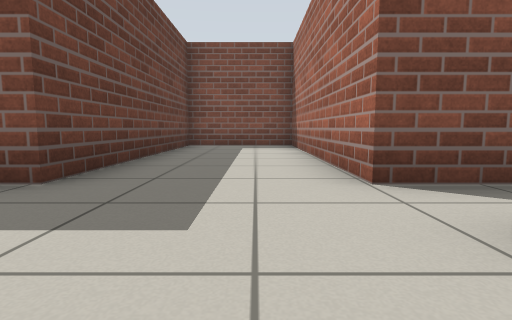
[1] (above)

21 first-person views from a walk through a world built for the Gazebo simulator. The camera is 0.5 m above the floor, tilts 6° down and sees 80° across. The floor is counted in squares, 1 m on a side. Each view is taken from the middle of a square. On the plan, view 1 faces up. The plan holds only what a view shows up to about 9 squares ahead; the rest is blank.

[2]
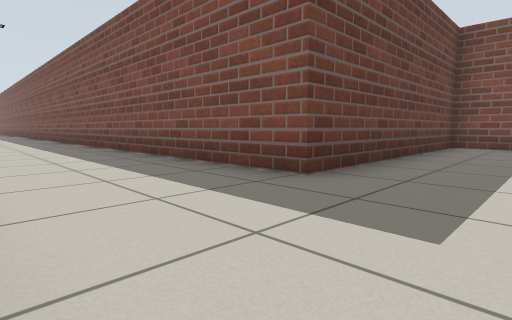

[3]
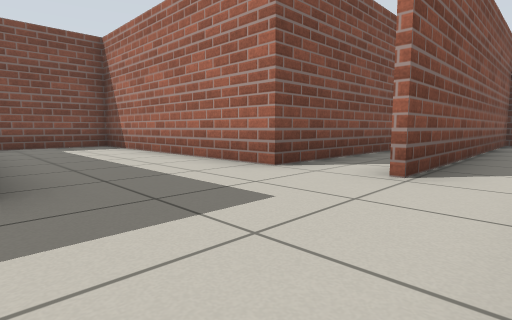

[4]
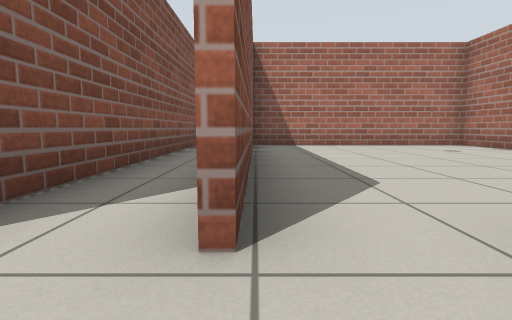

[5]
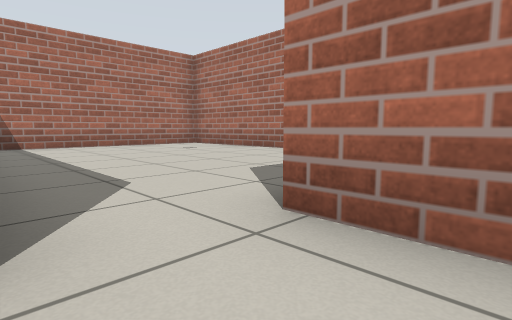

[6]
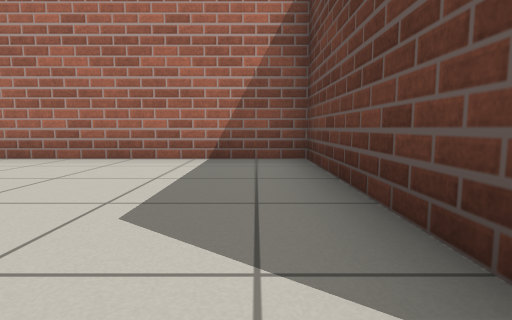

[7]
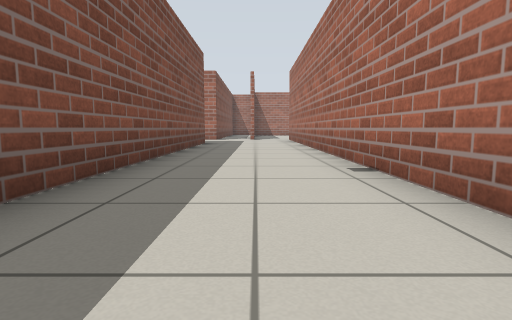

[8]
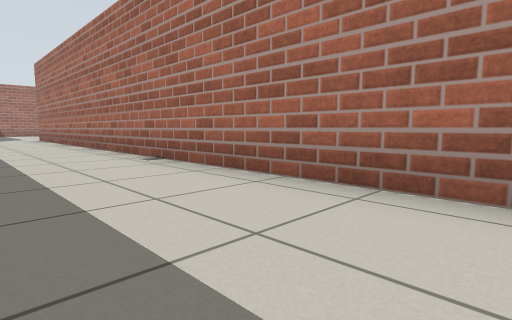

[9]
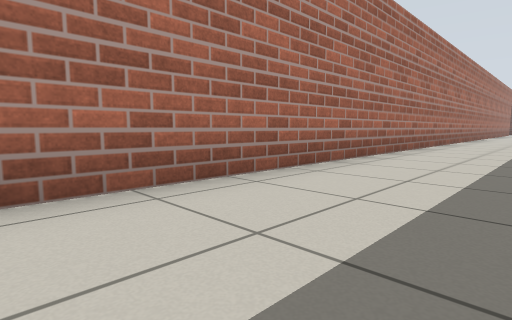

[10]
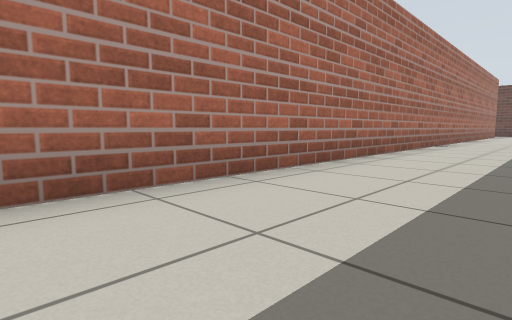

[11]
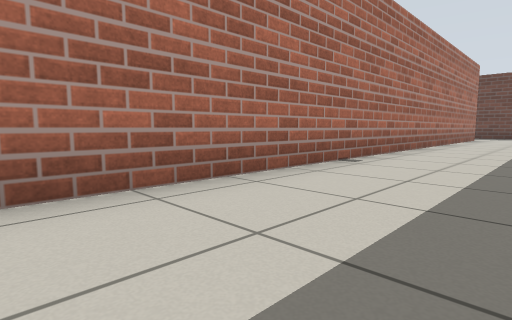

[12]
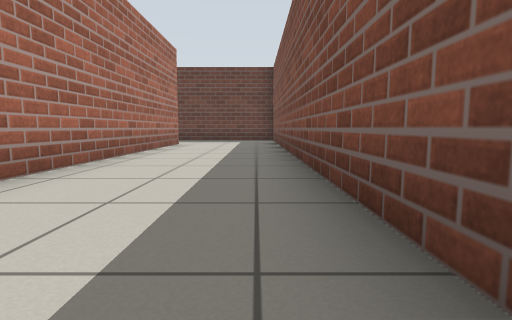

[13]
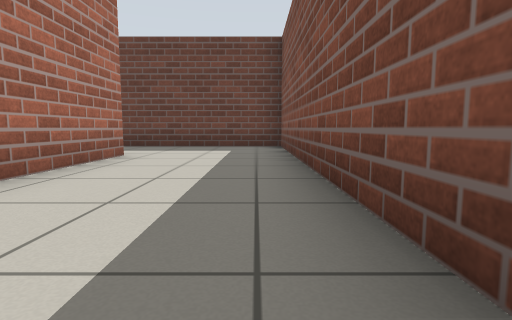

[14]
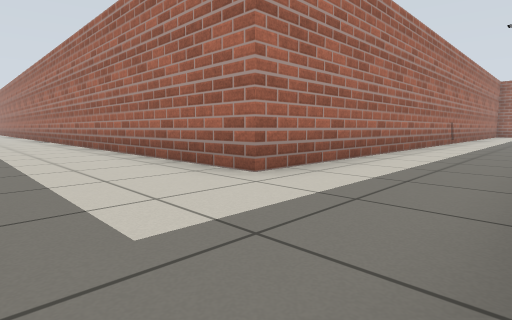

[15]
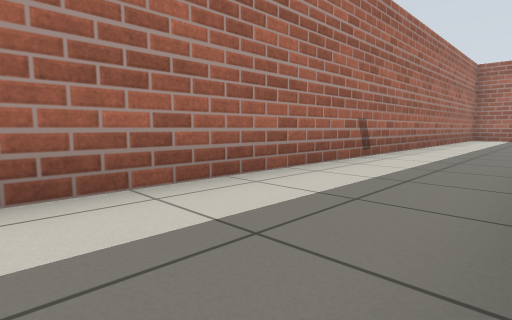

[16]
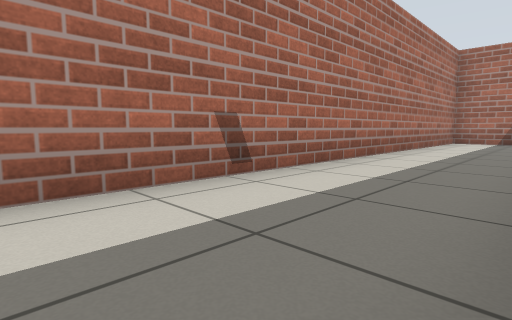

[17]
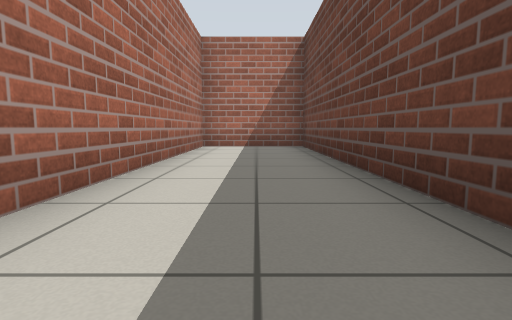

[18]
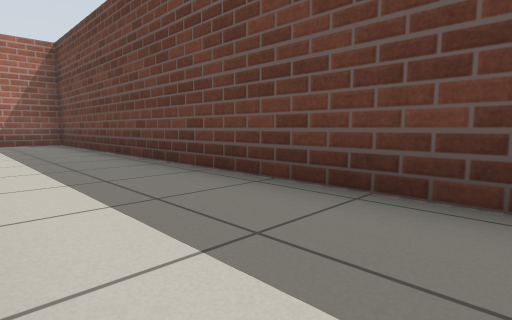

[19]
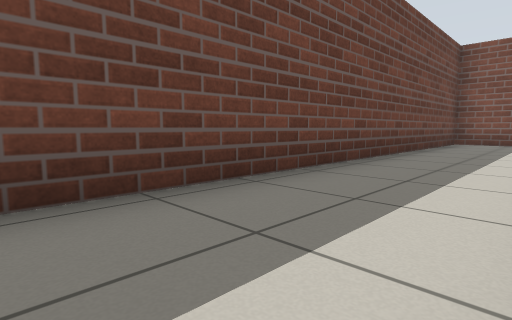

[20]
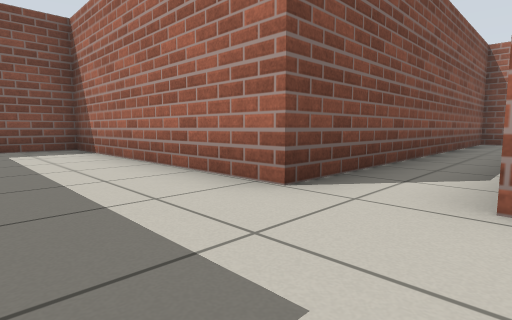

[21]
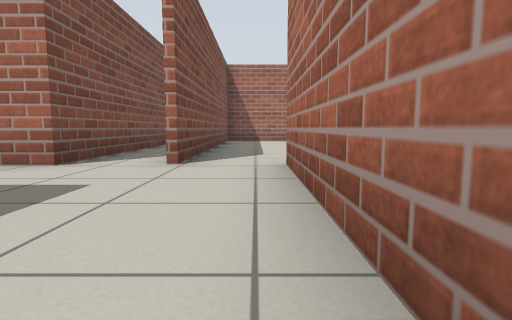

### Floor plan
Ten units are one square. View 1 is at (0, 0); x grows to the right and y downward. Boxes are objects, and circles mark ways between rooms. Rooms are numbered by the first view taken in them; rooms with no view inside come last. Other rooms are left out.
<svg viewBox="-388 -93 494 281">
<path fill="none" stroke="#000" d="M-268 -27 -383 -27 -383 183 -356 183 -356 4 12 4M101 -21 101 -27 10 -27 10 -88 -19 -88 -19 -27 -104 -27M12 9 12 49 88 49 88 -11 11 -11"/>
<circle cx="20" cy="0" r="3" fill="#2a7"/>
<text x="-220" y="0">1</text>
<text x="50" y="20">2</text>
</svg>
Room 1 opens to room 2.

Where each view was taken, in squares from view 1:
view 1: 0 up, 0 right, facing up
view 2: 0 up, 0 right, facing up-left
view 3: 0 up, 2 left, facing up-right
view 4: 1 up, 0 right, facing right
view 5: 1 up, 0 right, facing down-right
view 6: 0 up, 2 right, facing down
view 7: 1 up, 12 left, facing right
view 8: 2 up, 13 left, facing down-right
view 9: 2 up, 10 left, facing down-left
view 10: 2 up, 16 left, facing down-left
view 11: 2 up, 21 left, facing down-left
view 12: 2 up, 26 left, facing left
view 13: 2 up, 30 left, facing left
view 14: 2 up, 38 left, facing down-right
view 15: 4 down, 38 left, facing down-right
view 16: 7 down, 38 left, facing down-right
view 17: 10 down, 37 left, facing down
view 18: 8 down, 36 left, facing down-left
view 19: 8 down, 36 left, facing up-left
view 20: 1 up, 1 left, facing up-right
view 21: 0 up, 3 left, facing right
